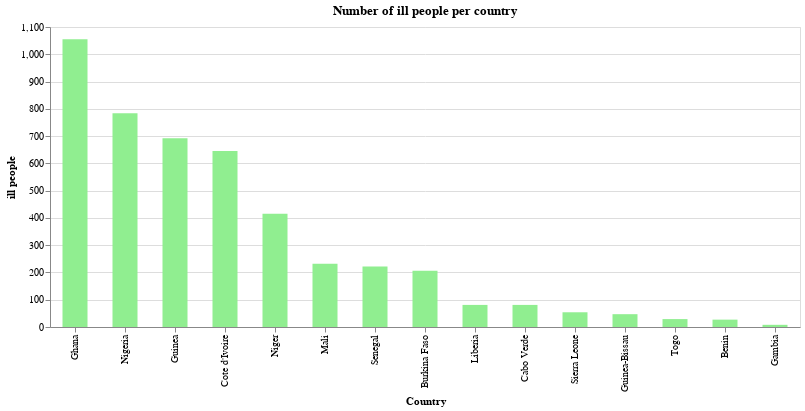

Notebook code for this chart:
### Markdown cell above
### Number of ill patients

### Code cell
source = covid_ana_sort
alt.Chart(source).mark_bar(size = 25).encode(x = alt.X('Country', sort='-y'), y = 'ill people', color = alt.value('lightgreen'),).properties(width = alt.Step(50), height = 300, title = 'Number of ill people per country').interactive()

### Figure 1 — Vega-Lite specification as saved in the notebook (floating-point values rounded to 4 significant figures)
{"config": {"view": {"continuousWidth": 400, "continuousHeight": 300}}, "data": {"name": "data-77cecb57663456861306e688b1c008ce"}, "mark": {"type": "bar", "size": 25}, "encoding": {"color": {"value": "lightgreen"}, "x": {"type": "nominal", "field": "Country", "sort": "-y"}, "y": {"type": "quantitative", "field": "ill people"}}, "height": 300, "selection": {"selector002": {"type": "interval", "bind": "scales", "encodings": ["x", "y"]}}, "title": "Number of ill people per country", "width": {"step": 50}, "$schema": "https://vega.github.io/schema/vega-lite/v4.0.2.json", "datasets": {"data-77cecb57663456861306e688b1c008ce": [{"Country": "Ghana", "Lat": 7.947, "Long": -1.023, "Date": "2020-04-23T00:00:00", "Confirmed_cases": 1154, "Dead": 9, "Recovered": 99, "ill people": 1055, "Death rate": 0.007799, "Recovered rate": 0.08579}, {"Country": "Cote d'Ivoire", "Lat": 7.54, "Long": -5.547, "Date": "2020-04-23T00:00:00", "Confirmed_cases": 1004, "Dead": 14, "Recovered": 359, "ill people": 645, "Death rate": 0.01394, "Recovered rate": 0.3576}, {"Country": "Nigeria", "Lat": 9.082, "Long": 8.675, "Date": "2020-04-23T00:00:00", "Confirmed_cases": 981, "Dead": 31, "Recovered": 197, "ill people": 784, "Death rate": 0.0316, "Recovered rate": 0.2008}, {"Country": "Guinea", "Lat": 9.946, "Long": -9.697, "Date": "2020-04-23T00:00:00", "Confirmed_cases": 862, "Dead": 6, "Recovered": 170, "ill people": 692, "Death rate": 0.006961, "Recovered rate": 0.1972}, {"Country": "Niger", "Lat": 17.61, "Long": 8.082, "Date": "2020-04-23T00:00:00", "Confirmed_cases": 671, "Dead": 24, "Recovered": 256, "ill people": 415, "Death rate": 0.03577, "Recovered rate": 0.3815}, {"Country": "Burkina Faso", "Lat": 12.24, "Long": -1.562, "Date": "2020-04-23T00:00:00", "Confirmed_cases": 616, "Dead": 41, "Recovered": 410, "ill people": 206, "Death rate": 0.06656, "Recovered rate": 0.6656}, {"Country": "Senegal", "Lat": 14.5, "Long": -14.45, "Date": "2020-04-23T00:00:00", "Confirmed_cases": 479, "Dead": 6, "Recovered": 257, "ill people": 222, "Death rate": 0.01253, "Recovered rate": 0.5365}, {"Country": "Mali", "Lat": 17.57, "Long": -3.996, "Date": "2020-04-23T00:00:00", "Confirmed_cases": 309, "Dead": 21, "Recovered": 77, "ill people": 232, "Death rate": 0.06796, "Recovered rate": 0.2492}, {"Country": "Liberia", "Lat": 6.428, "Long": -9.43, "Date": "2020-04-23T00:00:00", "Confirmed_cases": 101, "Dead": 8, "Recovered": 20, "ill people": 81, "Death rate": 0.07921, "Recovered rate": 0.198}, {"Country": "Togo", "Lat": 8.62, "Long": 0.8248, "Date": "2020-04-23T00:00:00", "Confirmed_cases": 88, "Dead": 6, "Recovered": 59, "ill people": 29, "Death rate": 0.06818, "Recovered rate": 0.6705}, {"Country": "Cabo Verde", "Lat": 16.54, "Long": -23.04, "Date": "2020-04-23T00:00:00", "Confirmed_cases": 82, "Dead": 1, "Recovered": 1, "ill people": 81, "Death rate": 0.0122, "Recovered rate": 0.0122}, {"Country": "Sierra Leone", "Lat": 8.461, "Long": -11.78, "Date": "2020-04-23T00:00:00", "Confirmed_cases": 64, "Dead": 1, "Recovered": 10, "ill people": 54, "Death rate": 0.01562, "Recovered rate": 0.1562}, {"Country": "Benin", "Lat": 9.308, "Long": 2.316, "Date": "2020-04-23T00:00:00", "Confirmed_cases": 54, "Dead": 1, "Recovered": 27, "ill people": 27, "Death rate": 0.01852, "Recovered rate": 0.5}, {"Country": "Guinea-Bissau", "Lat": 11.8, "Long": -15.18, "Date": "2020-04-23T00:00:00", "Confirmed_cases": 50, "Dead": 0, "Recovered": 3, "ill people": 47, "Death rate": 0.0, "Recovered rate": 0.06}, {"Country": "Gambia", "Lat": 13.44, "Long": -15.31, "Date": "2020-04-23T00:00:00", "Confirmed_cases": 10, "Dead": 1, "Recovered": 2, "ill people": 8, "Death rate": 0.1, "Recovered rate": 0.2}]}}
